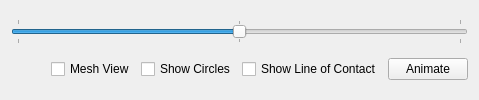
         <widget class="QWidget" name="tab_Mesh">
          <attribute name="title">
           <string>Mesh</string>
          </attribute>
          <layout class="QVBoxLayout" name="vLayout_canvasMesh">
           <item>
            <widget class="QSlider" name="hSlider_Mesh">
             <property name="maximum">
              <number>200</number>
             </property>
             <property name="value">
              <number>100</number>
             </property>
             <property name="sliderPosition">
              <number>100</number>
             </property>
             <property name="orientation">
              <enum>Qt::Orientation::Horizontal</enum>
             </property>
             <property name="tickPosition">
              <enum>QSlider::TickPosition::TicksBothSides</enum>
             </property>
             <property name="tickInterval">
              <number>100</number>
             </property>
            </widget>
           </item>
           <item>
            <layout class="QHBoxLayout" name="hLayout_toolbarMesh">
             <item>
              <spacer name="horizontalSpacer_9">
               <property name="orientation">
                <enum>Qt::Orientation::Horizontal</enum>
               </property>
               <property name="sizeHint" stdset="0">
                <size>
                 <width>40</width>
                 <height>20</height>
                </size>
               </property>
              </spacer>
             </item>
             <item>
              <widget class="QCheckBox" name="cb_singleViewMesh">
               <property name="text">
                <string>Mesh View</string>
               </property>
              </widget>
             </item>
             <item>
              <widget class="QCheckBox" name="cb_circlesMesh">
               <property name="text">
                <string>Show Circles</string>
               </property>
              </widget>
             </item>
             <item>
              <widget class="QCheckBox" name="cb_LoC">
               <property name="text">
                <string>Show Line of Contact</string>
               </property>
              </widget>
             </item>
             <item>
              <widget class="QPushButton" name="pb_animate">
               <property name="text">
                <string>Animate</string>
               </property>
              </widget>
             </item>
            </layout>
           </item>
          </layout>
         </widget>
